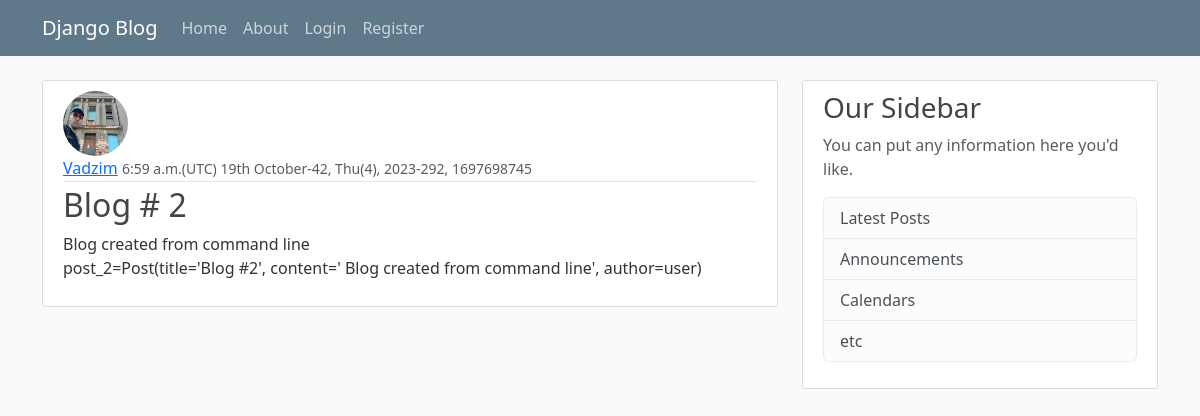
The app's page /post/2/ with its own data.
### blog/models.py (models this page shows, shortened)
class Post(models.Model):
    title = models.CharField(max_length=100)
    content=models.TextField()
    date_posted = models.DateTimeField(default=timezone.now)
    author = models.ForeignKey(User,  on_delete = models.CASCADE)

### users/models.py (models this page shows, shortened)
class Profile(models.Model):
    user = models.OneToOneField(User, on_delete=models.CASCADE)
    picture = models.ImageField(default='picture.jpg', upload_to='profile_pics')

### blog/views.py (the view)
# urls.py: path('post/<int:pk>/', views.Post_view.as_view(), name = 'post'),
class Post_view(DetailView):
    model = Post

### blog/templates/blog/post_detail.html (shortened to what this page needs)
{% extends "blog/base.html" %}
{% block content %}
  <article class="media content-section">
    <img class="rounded-circle article-img" src="{{ object.author.profile.picture.url }}">
    <div class="media-body">
      <div class="article-metadata">
        <a class="mr-2" href="{% url 'user-posts' object.author.username %}">{{ post.author }}</a>
        <small class="text-muted">{{ object.date_posted|date:"P(e) dS E-W, D(w), o-z, U" }}</small>
      </div>
      <h2 class="article-title">{{ object.title }}</h2>
      <p class="article-content">{{ object.content }}</p>
    </div>
  </article>
{% endblock content %}

### blog/static/blog/main.css (style rules this page uses)
body { background: #fafafa; color: #333333; margin-top: 5rem; }
h1, h2, h3, h4, h5, h6 { color: #444444; }
.content-section { background: #ffffff; padding: 10px 20px; border: 1px solid #dddddd; border-radius: 3px; margin-bottom: 20px; }
.article-title { color: #444444; }
.article-content { white-space: pre-line; }
.article-img { height: 65px; width: 65px; margin-right: 16px; }
.article-metadata { padding-bottom: 1px; margin-bottom: 4px; border-bottom: 1px solid #e3e3e3 }

### records on screen
Post: author.profile.picture (picture), author "Vadzim", date_posted "6:59 a.m.(UTC) 19th October-42, Thu(4), 2023-292, 1697698745", title "Blog # 2", content "Blog created from command line post_2=Post(title='Blog #2', content=' Blog created from command line', author=user)"
